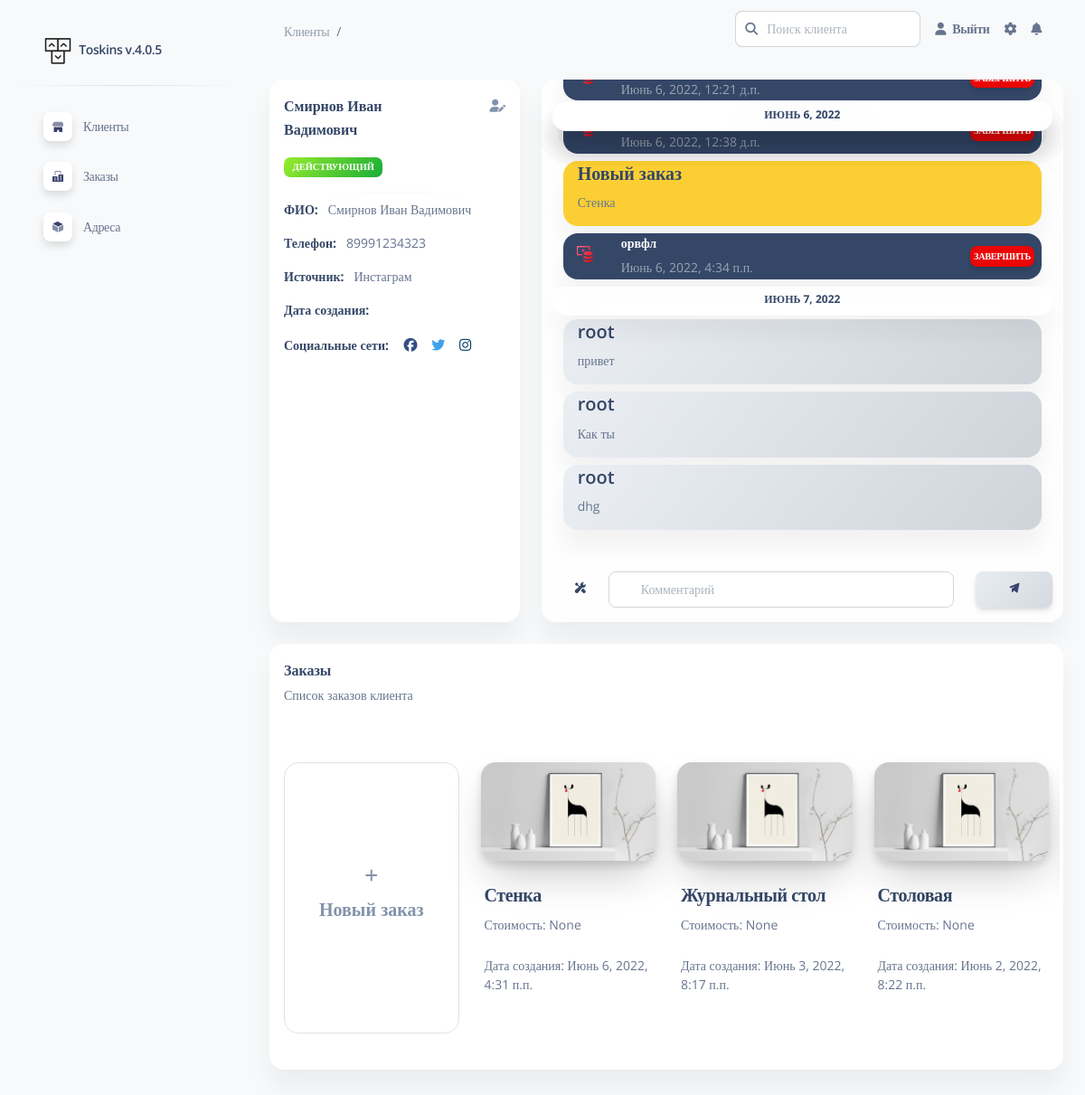
The page /crm/customer/1/ (signed in) on the database its author committed.
### crm/models.py (models this page shows, shortened)
class Customer(models.Model):
    last_name = models.CharField(max_length=100, verbose_name='фамилия')
    first_name = models.CharField(max_length=100, verbose_name='имя')
    family_name = models.CharField(max_length=100, verbose_name='отчество')
    phone = models.CharField(max_length=15, verbose_name='номер телефона')
    date = models.DateTimeField(auto_now_add=True,
                                       verbose_name='дата создания',
                                       blank=True, null=True)
    creater_customer = models.ForeignKey(
        User,
        verbose_name='пользователь',
        on_delete=models.CASCADE,
        related_name='customers',
        blank=True,
        null=True
    )
    source = models.ForeignKey(
        'SourceCustomer',
        related_name='customers',
        on_delete=models.SET_NULL,
        null=True,
        blank=True,
        verbose_name='Источник',
    )
    comments = GenericRelation('Comment')
    tasks = GenericRelation('Task')
    class Meta:
        verbose_name = 'клиент'
        verbose_name_plural = 'клиенты'
        ordering = ['-date']
    def __str__(self):
        return f'{self.last_name} {self.first_name} {self.family_name}'
    def get_my_model_name(self):
        return self._meta.model_name

class SourceCustomer(models.Model):
    source = models.CharField(max_length=15, verbose_name='Источник')

class Task(models.Model):
    task = models.TextField(verbose_name='текст задачи')
    content_type = models.ForeignKey(ContentType, on_delete=models.CASCADE, blank=True)
    object_id = models.PositiveIntegerField(blank=True)
    content_object = GenericForeignKey(ct_field='content_type',
                                       fk_field='object_id')
    date = models.DateTimeField(default=datetime.datetime.now, blank=True, null=True)
    staff = models.ForeignKey(
        User,
        verbose_name='Автор',
        on_delete=models.CASCADE,
        related_name='crm_tasks_staff',
        blank=True,
        null=True
    )
    executor = models.ForeignKey(
        User,
        verbose_name='Исполнитель',
        on_delete=models.CASCADE,
        related_name='crm_tasks_executor',
        blank=True,
        null=True
    )
    deadline = models.DateTimeField(blank=True, null=True)
    is_done = models.BooleanField(default=False)
    type_task = models.ForeignKey(
        TypeTask,
        on_delete=models.PROTECT,
        blank=True,
        null=True,
        related_name='tasks',
        verbose_name='тип задачи'
    )
    class Meta:
        ordering = ['-date']
    def get_my_model_name(self):
        return self._meta.model_name

class Order(models.Model):
    title = models.CharField(max_length=150, verbose_name='название')
    price = models.DecimalField(decimal_places=2, max_digits=20,
                                verbose_name='сумма заказа', blank=True, null=True)
    pre_pay = models.DecimalField(decimal_places=2, max_digits=20,
                                  verbose_name='предоплата', blank=True, null=True)
    second_pay = models.DecimalField(decimal_places=2, max_digits=20,
                                     verbose_name='второй взнос', blank=True, null=True)
    pre_pay_type = models.ForeignKey(
        'TypePay',
        related_name='pre_pay_types',
        on_delete=models.PROTECT,
        verbose_name='тип предоплаты',
        blank=True,
        null=True,
    )
    second_pay_type = models.ForeignKey(
        'TypePay',
        related_name='second_pay_types',
        on_delete=models.PROTECT,
        verbose_name='тип второго платежа',
        blank=True,
        null=True,
    )
    date = models.DateTimeField(auto_now_add=True, blank=True, null=True)
    date_done = models.DateField(blank=True, null=True)
    date_pre_pay = models.DateField(blank=True, null=True)
    date_second_pay = models.DateField(blank=True, null=True)
    customer = models.ForeignKey(
        'Customer',
        related_name='orders',
        on_delete=models.PROTECT,
        verbose_name='клиент',
        blank=True,
        null=True
    )
    status_order = models.ForeignKey(
        'StatusOrder',
        on_delete=models.PROTECT,
        related_name='orders',
        default=1,
        verbose_name='статус заказа'
    )
    comments = GenericRelation('Comment')
    tasks = GenericRelation('Task')
    class Meta:
        ordering = ['-date']
    def get_my_model_name(self):
        return self._meta.model_name

class Comment(models.Model):
    text = models.TextField(verbose_name='комментарий')
    content_type = models.ForeignKey(ContentType, on_delete=models.CASCADE, blank=True)
    object_id = models.PositiveIntegerField(blank=True)
    content_object = GenericForeignKey(ct_field='content_type',
                                       fk_field='object_id')
    date = models.DateTimeField(default=datetime.datetime.now, null=True, blank=True)
    staff = models.ForeignKey(
        User,
        verbose_name='Автор',
        on_delete=models.CASCADE,
        related_name='crm_comment',
        blank=True,
        null=True
    )
    class Meta:
        ordering = ['date']
    def get_my_model_name(self):
        return self._meta.model_name

### crm/views.py (the view, shortened to what this page needs)
# urls.py: path('customer/<int:pk>/', views.CustomerDetail.as_view(),
class CustomerDetail(DetailView):
    model = Customer
    template_name = 'crm/crm_customer_detail.html'
    def get_context_data(self, **kwargs):
        context = super().get_context_data(**kwargs)
        customer_id = self.kwargs['pk']
        context['new_comment'] = CommentForm
        context['new_task'] = TaskForm
        context['new_order'] = OrderForm
        context['actions'] = ACTIONS
        context['order_list'] = get_customer_orders(customer_id)
        context['select'] = 'comment'
        context.update(get_context_comm_window(Customer, customer_id))
        return context

### crm/templates/crm/crm_customer_detail.html (shortened to what this page needs)
{% extends 'layout.html' %}
{% load tz %}
{% load user_filters %}
{% load widget_tweaks %}
{% load static %}
{% block sidebar %}
  {% include 'crm/includes/crm_sidebar.html' %}
{% endblock %}
{% block navigation %}
  {% include 'crm/includes/crm_navigation.html' %}
{% endblock %}
{% block content %}
  <div class="container-fluid py-4">
    <div class="row tab-content" id="pills-tabContent">
      <div class="col-12 col-md-4 mb-md-0 mb-1">
        <div class="card h-100">
          <div class="card-header pb-0 p-3">
            <div class="row">
              <div class="col-md-8 d-flex align-items-center">
                <h6 class="mb-0">{{ customer }}</h6>
              </div>
              <div class="col-md-4 text-end">
                <a type="button"
                   hx-get="{% url 'crm:crm_customer_edit' customer.pk %}"
                   hx-target="#r">
                  <i class="fas fa-user-edit text-secondary text-sm"
                     data-bs-toggle="tooltip" data-bs-placement="top"
                     title="Редактировать"></i>
                </a>
              </div>
            </div>
          </div>
          <div class="card-body p-3">
            <div id="r">
              {% include 'crm/includes/crm_customer_info_body.html' %}
            </div>
          </div>
        </div>
      </div>
      <div class="col-12 col-md-8 mt-md-0 mt-1">
        <div class="card blur shadow-blur height-600">
        <div class="card-body overflow-auto overflow-x-hidden"
               id="parentDiv">
          {% include 'crm/includes/crm_communication_window.html' %}
        </div>
          <div class="row card-footer  pb-3 pt-3 align-items-center">
            <div class="col-1">
              <button class="  btn btn-icon-only shadow-none text-dark mb-0"
                      type="button" data-bs-toggle="collapse"
                      data-bs-target="#collapseSettingsCommunication"
                      aria-expanded="false"
                      aria-controls="collapseSettingsCommunication">
                <i class="ni ni-settings"></i>
              </button>
            </div>
            <form class="col row" method="post" id="form-comm">
              <div class=" col input-group" id="communication">
                {% include 'crm/includes/crm_form_communication/crm_comment.html' %}
              </div>
              <button id="submit-comm" type="submit"
                      class="col-2 btn bg-gradient-light mb-0 ms-2"
                      hx-post="{{ request.get_full_path }}"
                      hx-target="#parentDiv">
                <i class="ni ni-send"></i>
              </button>
            </form>
          </div>
        </div>
      </div>
    </div>
    <div class="row">
      <div class="col-12 mt-4">
        <div class="card mb-4">
          <div class="card-header pb-0 p-3">
            <h6 class="mb-1">Заказы</h6>
            <p class="text-sm">Список заказов клиента</p>
          </div>
          <div class="card-body p-3">
            <div class="row scrolling-wrapper d-flex flex-row flex-nowrap  mt-4 pb-4 pt-2">
              <div class="col-xl-3 col-md-3 mb-xl-0 mb-4 new-order">
                <div class="card height-300 card-plain border">
                  <div class="card-body d-flex flex-column justify-content-center text-center"
                       data-bs-toggle="collapse"
                       data-bs-target="#collapseWidthExample"
                       aria-expanded="false"
                       aria-controls="collapseWidthExample">
                    <i class="fa fa-plus text-secondary mb-3"></i>
                    <h5 class=" text-secondary"> Новый заказ </h5>
                  </div>
                </div>
              </div>
              {% for order in order_list %}
                <div class="col-xl-3 col-md-3 mb-xl-0 mb-4 card-block">
                  <div class="card card-blog card-plain">
                    <div class="position-relative d-none d-md-block">
                      <a class="d-block shadow-xl border-radius-xl">
                        <img src="{% static 'img/standart_order_img.jpeg' %}"
                             alt="img-blur-shadow"
                             class="img-fluid shadow border-radius-xl">
                      </a>
                    </div>
                    <div class="card-body px-1 pb-0">
                      <a href="javascript:;">
                        <h5>
                          {{ order.title }}
                        </h5>
                      </a>
                      <p class="mb-4 text-sm">
                        Стоимость: {{ order.price }}
                      </p>
                      <p class="mb-4 text-sm">
                        Дата создания: {{ order.date }}
                      </p>
                    </div>
                  </div>
                </div>
              {% endfor %}
            </div>
          </div>
        </div>
      </div>
    </div>
  </div>
{% endblock %}

### crm/templates/crm/includes/crm_customer_info_body.html (shortened to what this page needs)
            <p class="text-sm">
              <span class="badge badge-sm bg-gradient-success">Действующий</span>
            </p>
            <hr class="horizontal gray-light my-2">
            <ul class="list-group">
              <li class="list-group-item border-0 ps-0 pt-0 text-sm"><strong
                      class="text-dark">ФИО:</strong> &nbsp; {{ customer }}
              </li>
              <li class="list-group-item border-0 ps-0 text-sm"><strong
                      class="text-dark">Телефон:</strong>
                &nbsp; {{ customer.phone }}</li>
              <li class="list-group-item border-0 ps-0 text-sm"><strong
                      class="text-dark">Источник:</strong>
                &nbsp; {{ customer.source.source }}</li>
              <li class="list-group-item border-0 ps-0 text-sm"><strong
                      class="text-dark">Дата создания:</strong>
                &nbsp; {{ customer.date_create }}</li>
              <li class="list-group-item border-0 ps-0 pb-0">
                <strong class="text-dark text-sm">Социальные сети:</strong>
                <a class="btn btn-facebook btn-simple mb-0 ps-1 pe-2 py-0"
                   href="https://vk.com/id66768750">
                </a>
                <a class="btn btn-twitter btn-simple mb-0 ps-1 pe-2 py-0"
                   href="javascript:;">
                </a>
                <a class="btn btn-instagram btn-simple mb-0 ps-1 pe-2 py-0"
                   href="javascript:;">
                </a>
              </li>
            </ul>

### crm/templates/crm/includes/crm_communication_window.html (shortened to what this page needs)
{% for date in dates_context %}
  <div class="row mt-2 sticky blur shadow-blur border-radius-xl">
    <div class="col-md-12 text-center">
      <span class="badge text-dark">{{ date }}</span>
    </div>
  </div>
  {% for content in context %}
    {% if date == content.date.date %}
      {% if content.get_my_model_name == 'Message' %}
        {% if content.out == 0 %}
          <div class="row justify-content-start mb-2 mt-1">
            <div class="col-auto">
              <div class="card ">
                <div class="card-body py-2 px-3">
                  <p class="mb-1 text-xs">
                    {{ content.text }}
                  </p>
                  <div class="d-flex align-items-center text-sm opacity-6">
                    <i class="ni ni-check-bold text-sm me-1"></i>
                    <small>{{ content.date }}</small>
                  </div>
                </div>
              </div>
            </div>
          </div>
        {% else %}
          <div class="row justify-content-end text-right mb-2 mt-1">
            <div class="col-auto">
              <div class="card bg-gray-200">
                <div class="card-body py-2 px-3">
                  <p class="mb-1 text-xs">
                    {{ content.text }}
                  </p>
                  <div class="d-flex align-items-center justify-content-end text-sm opacity-6">
                    <i class="ni ni-check-bold text-sm me-1"></i>
                    <small>{{ content.date }}</small>
                  </div>
                </div>
              </div>
            </div>
          </div>
        {% endif %}
      {% elif content.get_my_model_name == 'task' %}
        <div class="d-flex mb-2 mt-1 card flex-row w-100 bg-dark ">
          <div>
            <div class="icon icon-shape bg-danger-soft shadow text-center border-radius-md shadow-none">
              <i class="ni ni-money-coins text-lg text-danger text-gradient opacity-10"
                 aria-hidden="true"></i>
            </div>
          </div>
          <div class="ms-3 ">
            <div class="numbers">
              <h6 class="mb-1 text-white text-sm">{{ content.task }}</h6>
              <span class="text-white-50 text-sm">{{ content.date }}</span>
            </div>
          </div>
          {% if task.is_done %}
            <i class="ni ni-check-bold text-success text-gradient align-self-center ms-auto p-2 bd-highlight"></i>
          {% else %}
            <div class="form-check align-self-center ms-auto p-2 bd-highlight">
              <button id="done-task"
                      class="btn btn-danger text-xxs m-0 p-1"
                      data-bs-toggle="modal"
                      data-bs-target="#exampleModal">Завершить
              </button>
            </div>
          {% endif %}
        </div>
      {% elif content.get_my_model_name == 'comment' %}
        <div class="d-flex card flex-row mb-2 mt-1 bg-gradient-light">
          <div class="flex-grow-1 ms-3">
            <h6 class="h5 mt-0">{{ content.staff }}</h6>
            <p class="text-sm">{{ content.text }}</p>
          </div>
        </div>
      {% elif content.get_my_model_name == 'customer' %}
        <div class="d-flex card flex-row mb-2 mt-1 bg-gradient-success">
          <div class="flex-grow-1 ms-3">
            <h6 class="h5 mt-0">Создан клиент</h6>
            <p class="text-sm">{{ content.date }}</p>
          </div>
        </div>
      {% elif content.get_my_model_name == 'order' %}
        <div class="d-flex card flex-row mb-2 mt-1 bg-warning">
          <div class="flex-grow-1 ms-3">
            <h6 class="h5 mt-0">Новый заказ</h6>
            <p class="text-sm">{{ content.title }}</p>
          </div>
        </div>
      {% endif %}
    {% endif %}
  {% endfor %}
{% endfor %}

### rows shown on the page
Customer: last_name+first_name+family_name "Смирнов Иван Вадимович", phone "89991234323", source.source "Инстаграм"
Task: date "Июнь 6, 2022, 12:21 д.п."
Task: date "Июнь 6, 2022, 12:38 д.п."
Order: title "Стенка", price "None", date "Июнь 6, 2022, 4:31 п.п."
Task: task "орвфл", date "Июнь 6, 2022, 4:34 п.п."
Comment: staff "root", text "привет"
Comment: staff "root", text "Как ты"
Comment: staff "root", text "dhg"
Order: title "Журнальный стол", price "None", date "Июнь 3, 2022, 8:17 п.п."
Order: title "Столовая", price "None", date "Июнь 2, 2022, 8:22 п.п."

### other values the page prints
{{ date }} "МАЙ 31, 2022" "ИЮНЬ 2, 2022" "ИЮНЬ 3, 2022" "ИЮНЬ 4, 2022" "ИЮНЬ 6, 2022" "ИЮНЬ 7, 2022"
